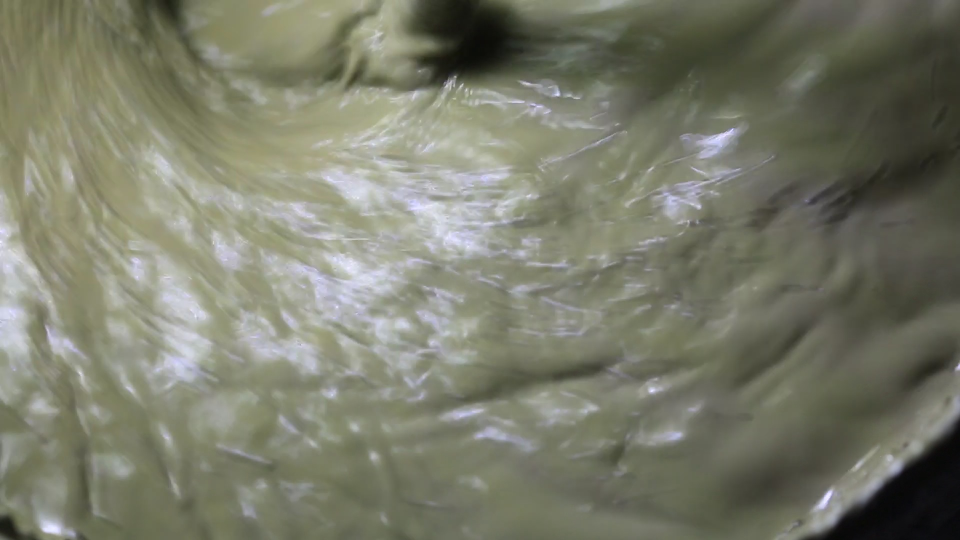
#> input picture second_experiment/train_200_1.jpg, 1920 x 1080 px (shown at 1/2 size)
$ python crop_five_regions.py
#> lines starting #> are read from the running program, lines starting #| are printed output that depends on the picture
# 从1080*1920的原图中，按对称位置，裁切五块224*224
# ----0-----------------------1----
# ----------------2----------------
# ----3-----------------------4----

import cv2
import numpy as np

img = cv2.imread("./train_200_1.jpg")  # 读取原图
#> img is the input picture: shape (1080, 1920, 3); mean B, G, R 106.7, 123.4, 121.7
# print(img.shape)  # print原图尺寸
cv2.imshow('img', img)  # show原图
print(type(img))
#| <class 'numpy.ndarray'>


# 每一块的x,y坐标
x = [312, 1384, 848, 312, 1384]
y = [102, 102, 428, 754, 754]
regions = []

region1 = img[y[0]:y[0] + 224, x[0]:x[0] + 224]
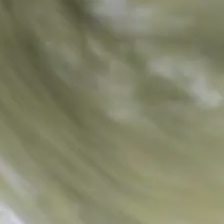
#> region1: shape (224, 224, 3); mean B, G, R 104.9, 132.2, 131
print(type(region1))
#| <class 'numpy.ndarray'>

# 裁切
for i in range(5):
    # cv2.imshow('img' + str(i), img[y[i]:y[i] + 224, x[i]:x[i] + 224])
    regions.append(np.array(img[y[i]:y[i] + 224, x[i]:x[i] + 224]))
#> after the loop, regions = 5 items
    # print((img[y[i]:y[i] + 224, x[i]:x[i] + 224]).shape)
print(regions)
#> (printed output is left out)
# cv2.waitKey(0)
# cv2.imwrite("./data/cut/cv_cut_thor.jpg", cropped)

regions_np = []
img_np = np.array(img)
# print(img_np)
for i in range(5):
    regions_np.append(img_np[y[i]:y[i]+224, x[i]:x[i]+224])
#> after the loop, regions_np = 5 items
    # print((img[y[i]:y[i] + 224, x[i]:x[i] + 224]).shape)

print(regions_np)
#> (printed output is left out)
